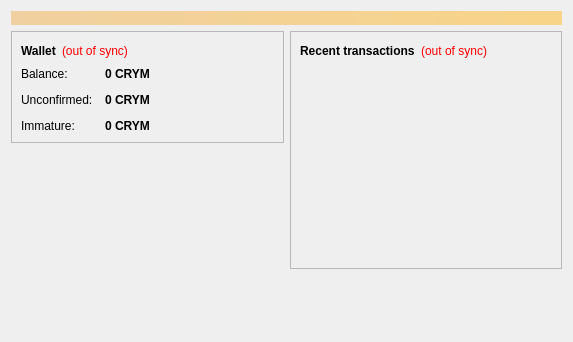
<?xml version="1.0" encoding="UTF-8"?>
<ui version="4.0">
 <class>OverviewPage</class>
 <widget class="QWidget" name="OverviewPage">
  <property name="geometry">
   <rect>
    <x>0</x>
    <y>0</y>
    <width>573</width>
    <height>342</height>
   </rect>
  </property>
  <property name="windowTitle">
   <string>Form</string>
  </property>
  <layout class="QVBoxLayout" name="topLayout">
   <item>
    <widget class="QLabel" name="labelAlerts">
     <property name="visible">
      <bool>false</bool>
     </property>
     <property name="styleSheet">
      <string notr="true">background-color: qlineargradient(x1: 0, y1: 0, x2: 1, y2: 0, stop:0 #F0D0A0, stop:1 #F8D488); color:#000000;</string>
     </property>
     <property name="wordWrap">
      <bool>true</bool>
     </property>
     <property name="margin">
      <number>3</number>
     </property>
    </widget>
   </item>
   <item>
    <layout class="QHBoxLayout" name="horizontalLayout" stretch="1,1">
     <item>
      <layout class="QVBoxLayout" name="verticalLayout_2">
       <item>
        <widget class="QFrame" name="frame">
         <property name="frameShape">
          <enum>QFrame::StyledPanel</enum>
         </property>
         <property name="frameShadow">
          <enum>QFrame::Raised</enum>
         </property>
         <layout class="QVBoxLayout" name="verticalLayout_4">
          <item>
           <layout class="QHBoxLayout" name="horizontalLayout_4">
            <item>
             <widget class="QLabel" name="label_5">
              <property name="font">
               <font>
                <weight>75</weight>
                <bold>true</bold>
               </font>
              </property>
              <property name="text">
               <string>Wallet</string>
              </property>
             </widget>
            </item>
            <item>
             <widget class="QLabel" name="labelWalletStatus">
              <property name="toolTip">
               <string>The displayed information may be out of date. Your wallet automatically synchronizes with the Cryptium network after a connection is established, but this process has not completed yet.</string>
              </property>
              <property name="styleSheet">
               <string notr="true">QLabel { color: red; }</string>
              </property>
              <property name="text">
               <string notr="true">(out of sync)</string>
              </property>
              <property name="alignment">
               <set>Qt::AlignLeading|Qt::AlignLeft|Qt::AlignVCenter</set>
              </property>
             </widget>
            </item>
            <item>
             <spacer name="horizontalSpacer_2">
              <property name="orientation">
               <enum>Qt::Horizontal</enum>
              </property>
              <property name="sizeHint" stdset="0">
               <size>
                <width>40</width>
                <height>20</height>
               </size>
              </property>
             </spacer>
            </item>
           </layout>
          </item>
          <item>
           <layout class="QFormLayout" name="formLayout_2">
            <property name="fieldGrowthPolicy">
             <enum>QFormLayout::AllNonFixedFieldsGrow</enum>
            </property>
            <property name="horizontalSpacing">
             <number>12</number>
            </property>
            <property name="verticalSpacing">
             <number>12</number>
            </property>
            <item row="0" column="0">
             <widget class="QLabel" name="label">
              <property name="text">
               <string>Balance:</string>
              </property>
             </widget>
            </item>
            <item row="0" column="1">
             <widget class="QLabel" name="labelBalance">
              <property name="font">
               <font>
                <weight>75</weight>
                <bold>true</bold>
               </font>
              </property>
              <property name="cursor">
               <cursorShape>IBeamCursor</cursorShape>
              </property>
              <property name="toolTip">
               <string>Your current balance</string>
              </property>
              <property name="text">
               <string notr="true">0 CRYM</string>
              </property>
              <property name="textInteractionFlags">
               <set>Qt::LinksAccessibleByMouse|Qt::TextSelectableByKeyboard|Qt::TextSelectableByMouse</set>
              </property>
             </widget>
            </item>
            <item row="1" column="0">
             <widget class="QLabel" name="label_3">
              <property name="text">
               <string>Unconfirmed:</string>
              </property>
             </widget>
            </item>
            <item row="1" column="1">
             <widget class="QLabel" name="labelUnconfirmed">
              <property name="font">
               <font>
                <weight>75</weight>
                <bold>true</bold>
               </font>
              </property>
              <property name="cursor">
               <cursorShape>IBeamCursor</cursorShape>
              </property>
              <property name="toolTip">
               <string>Total of transactions that have yet to be confirmed, and do not yet count toward the current balance</string>
              </property>
              <property name="text">
               <string notr="true">0 CRYM</string>
              </property>
              <property name="textInteractionFlags">
               <set>Qt::LinksAccessibleByMouse|Qt::TextSelectableByKeyboard|Qt::TextSelectableByMouse</set>
              </property>
             </widget>
            </item>
            <item row="2" column="0">
             <widget class="QLabel" name="labelImmatureText">
              <property name="text">
               <string>Immature:</string>
              </property>
             </widget>
            </item>
            <item row="2" column="1">
             <widget class="QLabel" name="labelImmature">
              <property name="font">
               <font>
                <weight>75</weight>
                <bold>true</bold>
               </font>
              </property>
              <property name="toolTip">
               <string>Mined balance that has not yet matured</string>
              </property>
              <property name="text">
               <string notr="true">0 CRYM</string>
              </property>
              <property name="textInteractionFlags">
               <set>Qt::LinksAccessibleByMouse|Qt::TextSelectableByKeyboard|Qt::TextSelectableByMouse</set>
              </property>
             </widget>
            </item>
           </layout>
          </item>
         </layout>
        </widget>
       </item>
       <item>
        <spacer name="verticalSpacer">
         <property name="orientation">
          <enum>Qt::Vertical</enum>
         </property>
         <property name="sizeHint" stdset="0">
          <size>
           <width>20</width>
           <height>40</height>
          </size>
         </property>
        </spacer>
       </item>
      </layout>
     </item>
     <item>
      <layout class="QVBoxLayout" name="verticalLayout_3">
       <item>
        <widget class="QFrame" name="frame_2">
         <property name="frameShape">
          <enum>QFrame::StyledPanel</enum>
         </property>
         <property name="frameShadow">
          <enum>QFrame::Raised</enum>
         </property>
         <layout class="QVBoxLayout" name="verticalLayout">
          <item>
           <layout class="QHBoxLayout" name="horizontalLayout_2">
            <item>
             <widget class="QLabel" name="label_4">
              <property name="text">
               <string>&lt;b&gt;Recent transactions&lt;/b&gt;</string>
              </property>
             </widget>
            </item>
            <item>
             <widget class="QLabel" name="labelTransactionsStatus">
              <property name="toolTip">
               <string>The displayed information may be out of date. Your wallet automatically synchronizes with the Cryptium network after a connection is established, but this process has not completed yet.</string>
              </property>
              <property name="styleSheet">
               <string notr="true">QLabel { color: red; }</string>
              </property>
              <property name="text">
               <string notr="true">(out of sync)</string>
              </property>
              <property name="alignment">
               <set>Qt::AlignRight|Qt::AlignTrailing|Qt::AlignVCenter</set>
              </property>
             </widget>
            </item>
            <item>
             <spacer name="horizontalSpacer">
              <property name="orientation">
               <enum>Qt::Horizontal</enum>
              </property>
              <property name="sizeHint" stdset="0">
               <size>
                <width>40</width>
                <height>20</height>
               </size>
              </property>
             </spacer>
            </item>
           </layout>
          </item>
          <item>
           <widget class="QListView" name="listTransactions">
            <property name="styleSheet">
             <string notr="true">QListView { background: transparent; }</string>
            </property>
            <property name="frameShape">
             <enum>QFrame::NoFrame</enum>
            </property>
            <property name="verticalScrollBarPolicy">
             <enum>Qt::ScrollBarAlwaysOff</enum>
            </property>
            <property name="horizontalScrollBarPolicy">
             <enum>Qt::ScrollBarAlwaysOff</enum>
            </property>
            <property name="selectionMode">
             <enum>QAbstractItemView::NoSelection</enum>
            </property>
           </widget>
          </item>
         </layout>
        </widget>
       </item>
       <item>
        <spacer name="verticalSpacer_2">
         <property name="orientation">
          <enum>Qt::Vertical</enum>
         </property>
         <property name="sizeHint" stdset="0">
          <size>
           <width>20</width>
           <height>40</height>
          </size>
         </property>
        </spacer>
       </item>
      </layout>
     </item>
    </layout>
   </item>
  </layout>
 </widget>
 <resources/>
 <connections/>
</ui>
